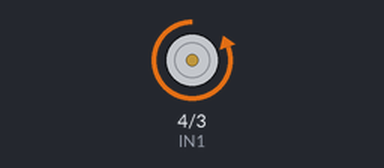
Recording of a sketch running on a simulated Arduino Uno, built with avr-gcc and run on an emulated ATmega328P. Shown: motor-driver pin pairs drawn as motors (green arrow = first pin HIGH = forward, orange = second pin HIGH = backward, longer = more drive, scaled by the enable pin).

Above: at 4.0 s.
At 14.1 s:
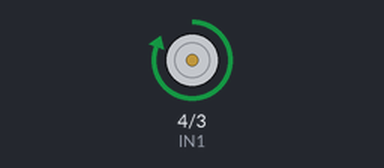
At 19.2 s:
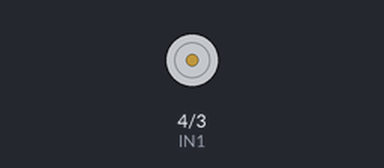
Timing chart, 0 to 26.3 s (numbered marks = the images above):
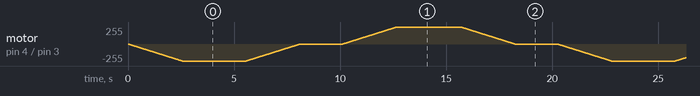

The sketch:

L293D.ino
```cpp
// Define pin constants
#define EN  5
#define IN1 4
#define IN2 3

boolean isReversed = false;

void setup() {
  // Configure pins as output
  pinMode(EN,  OUTPUT);
  pinMode(IN1, OUTPUT);
  pinMode(IN2, OUTPUT);
}

void loop() {
  for (int i = 0; i < 256; i++) {
    // Increment the speed from 0 to 255
    setMotorSpeed(i, isReversed);
    delay(10);
  }

  delay(3000); // Run at full speed for 3 seconds

  for (int i = 255; i > 0; i--) {
    // Decrement the speed from 255 to 0
    setMotorSpeed(i, isReversed);
    delay(10);
  }

  // Stop the motor and wait a little bit
  stopMotor();
  delay(2000);
  isReversed = !isReversed; // Reverse the motor
}

// Motor control functions

void setMotorSpeed(int speed, boolean reverse) {
  // Set the speed of the motor.
  analogWrite(EN, speed);
  digitalWrite(IN1, reverse);
  digitalWrite(IN2, !reverse);
}

void stopMotor() {
  // Stop the motor.
  analogWrite(EN, 0);
  digitalWrite(IN1, LOW);
  digitalWrite(IN2, LOW);
}
```
